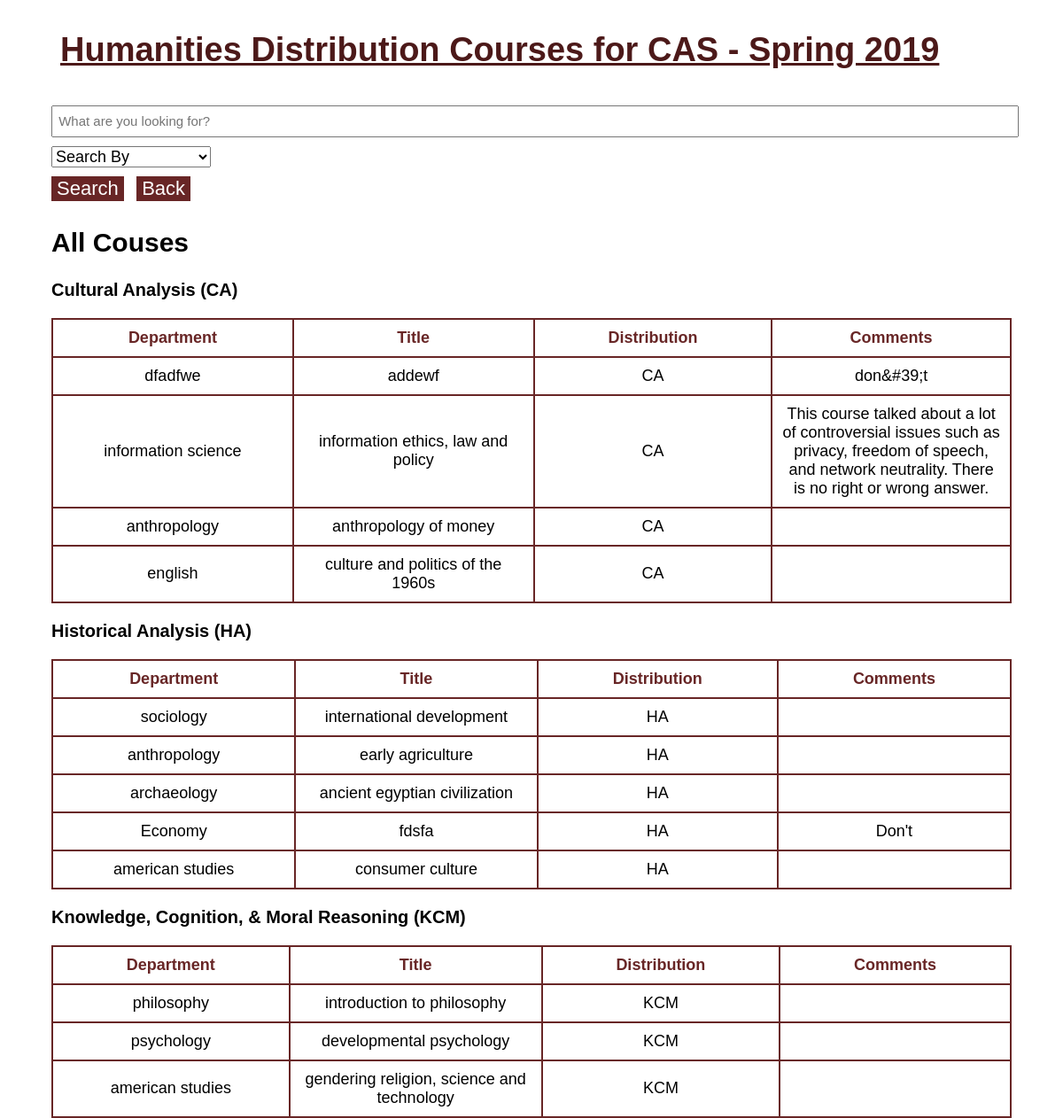
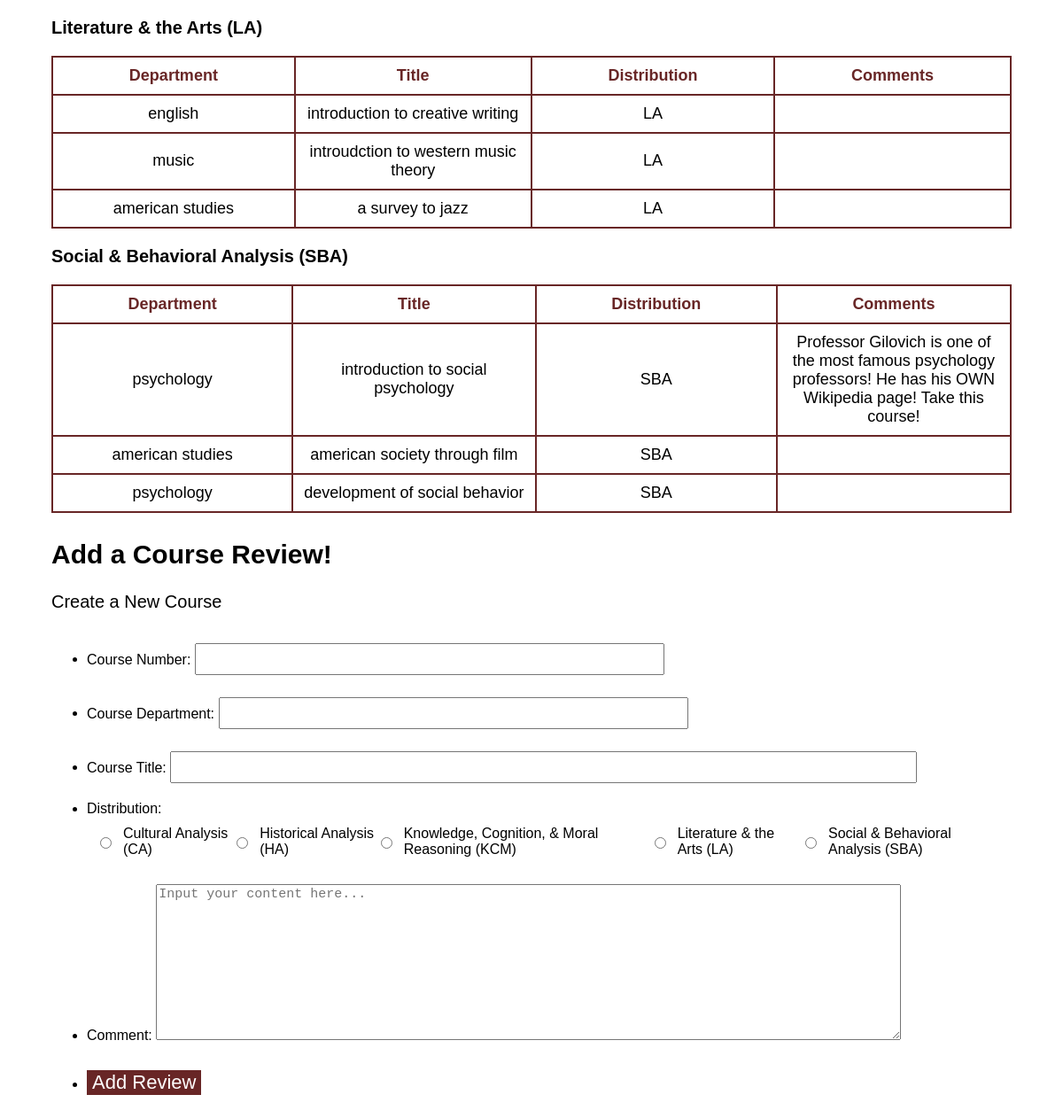
The page / on the database its author committed (2 pictures, top to bottom).
### tables this page shows
CREATE TABLE "courses" (
	`id`	INTEGER NOT NULL UNIQUE,
	`title`	TEXT NOT NULL UNIQUE,
	`department`	TEXT NOT NULL,
	`distribution`	TEXT NOT NULL,
	`comment`	TEXT,
	PRIMARY KEY(`id`)
);

### index.php (the view, shortened to what this page needs)
<?php
include("includes/init.php");
$db = open_sqlite_db("secure/data.sqlite");
function print_table($table){
?>
  <tr>
    <td> <?php echo htmlspecialchars($table["department"]);?></td>
    <td><?php echo htmlspecialchars($table["title"]);?></td>
    <td><?php echo htmlspecialchars($table["distribution"]);?></td>
    <td><?php echo htmlspecialchars($table["comment"]);?></td>
  </tr>
  <?php
}
function print_all($list_of_tables){?>
    <h3>Cultural Analysis (CA)</h3>
    <table>
    <?php include("includes/th.php");
    foreach ($list_of_tables[0] as $x){
      print_table($x);} ;?></table>
    <h3>Historical Analysis (HA)</h3>
    <table><?php include("includes/th.php");
    foreach ($list_of_tables[1] as $x){
      print_table($x);} ;?></table>
    <h3>Knowledge, Cognition, & Moral Reasoning (KCM)</h3>
    <table><?php include("includes/th.php");
    foreach ($list_of_tables[2] as $x){
      print_table($x);} ;?></table>
    <h3>Literature & the Arts (LA)</h3>
    <table><?php include("includes/th.php");
    foreach ($list_of_tables[3] as $x){
      print_table($x);} ;?></table>
    <h3>Social & Behavioral Analysis (SBA)</h3>
    <table><?php include("includes/th.php");
    foreach ($list_of_tables[4] as $x){
      print_table($x);} ;?></table>
<?php }
$messages=[];
if (isset ($_GET["search"]) && isset($_GET["field"])){
  $do_search=TRUE;
  $display_all=FALSE;
  $field = filter_input(INPUT_GET, 'field', FILTER_SANITIZE_STRING);
  if (in_array($field, array_keys(SEARCH_FIELDS))){
    $search_field=$field;
  } else {
    array_push($messages, "Search field is invalid.");
    $do_search=FALSE;
  }
  $search = filter_input(INPUT_GET, "search", FILTER_SANITIZE_STRING);
  $search = trim($search);
} else {
  $search=NULL;
  $do_search=FALSE;
};
?>
<!DOCTYPE html>
<html lang="en">
<head>
  <link rel="stylesheet" type="text/css" href="styles/all.css" media="all" />
</head>
<body>
  <?php include("includes/header.php"); ?>
  <div id="all-wrap">
  <form id="searchForm" action="index.php" method="get">
    <input type="text" name="search" placeholder=" What are you looking for?"/>
    <select name="field" >
      <option value="" selected disabled >Search By</option>
    </select>
    <button type="submit">Search</button>
    <button name="back" id="back">Back</button>
  </form>
  <?php if ($do_search) {?>
    <h2>Search Results</h2>
    <?php
    $display_all=FALSE;
    $sql= "SELECT * FROM courses WHERE $search_field LIKE '%' || :search || '%' ";
    $params = array(
      ":search" => $search
    );
  } else {
    $display_all=TRUE;
    $sql=[];
    $params=[] ;?>
    <h2>All Couses</h2>
    <?php array_push($sql, "SELECT * FROM courses WHERE distribution= 'CA' ");?>
    <?php array_push($sql, "SELECT * FROM courses WHERE distribution= 'HA' ");?>
    <?php array_push($sql, "SELECT * FROM courses WHERE distribution= 'KCM' ");?>
    <?php array_push($sql, "SELECT * FROM courses WHERE distribution= 'LA' ");?>
    <?php array_push($sql, "SELECT * FROM courses WHERE distribution= 'SBA' ");?>
  <?php }
  $records=[];
  if ($display_all){
    foreach ($sql as $section){
    $query = $db -> prepare($section);
    if ($query and $query -> execute($params)) {
      array_push($records, $query -> fetchAll());
      };
    };
  }else {
    $query = $db -> prepare($sql);
    if ($query and $query -> execute($params)) {
      $records = $query -> fetchAll();
    }
  }
    if (count($records)>0) {
    ;?>
    <table>
        <?php if ($display_all){
          print_all($records);
        } else {
          include("includes/th.php");
          foreach ($records as $record) {
            print_table($record);}
        }
      ;?>
      </table>
    <?php } else {
      echo "<p>No matching course was found.</p>";
      }
    ?>
    <h2>Add a Course Review!</h2>
    <form id="addReview" action="index.php" method="post" novalidate>
      <p>Create a New Course</p>
        <ul>
          <li class="review_short">
            <label>Course Number:</label>
            <input type="number" name="course_number"/>
          </li>
          <li class="review_short">
            <label >Course Department:</label>
           <input type="text" name="department"/>
          </li>
          <li id="review_title">
            <label >Course Title:</label>
           <input type="text" name="title"/>
          </li>
          <li>
            <label>Distribution:</label>
            <div class="choices">
              <input type="radio" name="distribution" value="CA"/><label>Cultural Analysis (CA)</label>
              <input type="radio" name="distribution" value="HA" /><label>Historical Analysis (HA)</label>
              <input type="radio" name="distribution" value="KCM" /><label>Knowledge, Cognition, & Moral Reasoning (KCM)</label>
              <input type="radio" name="distribution" value="LA" /><label>Literature & the Arts (LA)</label>
              <input type="radio" name="distribution" value="SBA" /><label>Social & Behavioral Analysis (SBA)</label>
            </div>
         </li>
          <li>
          <label for="comment">Comment:</label>
            <textarea cols="40" rows="10" id="content" name="comment" required placeholder="Input your content here..."></textarea>
          </li>
          <li><button name="submit_review" type="submit">Add Review</button></li>
        </ul>
      </form>
  </div>
</body>
</html>

### includes/header.php
<header>
        <h1>Humanities Distribution Courses for CAS - Spring 2019</h1>
</header>

### includes/th.php
<tr>
    <th>Department</th>
    <th>Title</th>
    <th>Distribution</th>
    <th>Comments</th>
</tr>

### styles/all.css (style rules this page uses)
html { font-family: 'Gill Sans', 'Gill Sans MT', Calibri, 'Trebuchet MS', sans-serif; margin: 0 50px; }
p { font-size: 20px; }
table { border-collapse: collapse; width:100%; }
td { border:2px solid; border-color: #682626; padding:10px; text-align: center; width:5%; font-size: 18px; }
h3 { font-size: 20px; }
th { border:2px solid; border-color: #682626; padding:10px; text-align: center; width:5%; font-size: 18px; color:#682626; }
h2 { font-size: 30px; margin-top:30px; }
h1 { font-size: 38px; padding:10px; text-decoration: underline; color:#4C1919; }
#searchForm input { height:30px; width:100%; margin-top:5px; font-size:15px; }
button { font-size: 22px; font-family: 'Gill Sans', 'Gill Sans MT', Calibri, 'Trebuchet MS', sans-serif; color:white; border:none; background-color: #682626; margin-top:10px; }
#back { margin-left:10px; }
select { font-size: 18px; display:block; margin-top:10px; }
#addReview ul li { padding:10px 0; }
.review_short input { height:30px; width:50%; margin-top:5px; font-size:15px; }
#review_title input { height:30px; width:80%; margin-top:5px; font-size:15px; }
#addReview textarea { width:80%; font-size: 15px; }
.choices { display:flex; padding:10px; }
.choices label { margin-left:10px; }

### rows shown on the page
courses: department "dfadfwe", title "addewf", distribution "CA", comment "don&#39;t"
courses: department "information science", title "information ethics, law and policy", distribution "CA", comment "This course talked about a lot of controversial issues such as privacy, freedom of speech, and network neutrality. There is no right or wrong answer."
courses: department "anthropology", title "anthropology of money", distribution "CA"
courses: department "english", title "culture and politics of the 1960s", distribution "CA"
courses: department "sociology", title "international development", distribution "HA"
courses: department "anthropology", title "early agriculture", distribution "HA"
courses: department "archaeology", title "ancient egyptian civilization", distribution "HA"
courses: department "Economy", title "fdsfa", distribution "HA", comment "Don't"
courses: department "american studies", title "consumer culture", distribution "HA"
courses: department "philosophy", title "introduction to philosophy", distribution "KCM"
courses: department "psychology", title "developmental psychology", distribution "KCM"
courses: department "american studies", title "gendering religion, science and technology", distribution "KCM"
courses: department "english", title "introduction to creative writing", distribution "LA"
courses: department "music", title "introudction to western music theory", distribution "LA"
courses: department "american studies", title "a survey to jazz", distribution "LA"
courses: department "psychology", title "introduction to social psychology", distribution "SBA", comment "Professor Gilovich is one of the most famous psychology professors! He has his OWN Wikipedia page! Take this course!"
courses: department "american studies", title "american society through film", distribution "SBA"
courses: department "psychology", title "development of social behavior", distribution "SBA"
